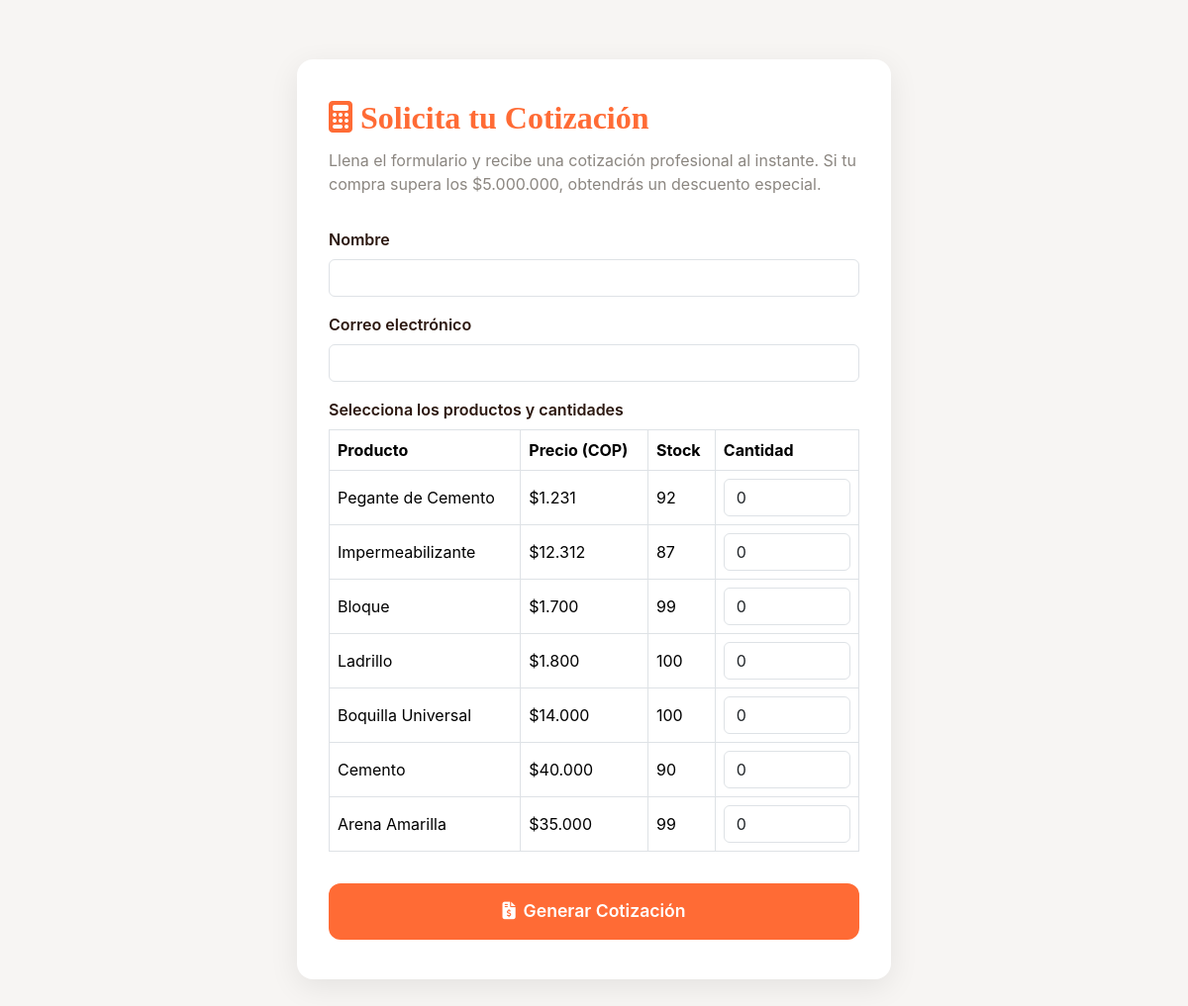
Before: /cotizar/ with the older database file.
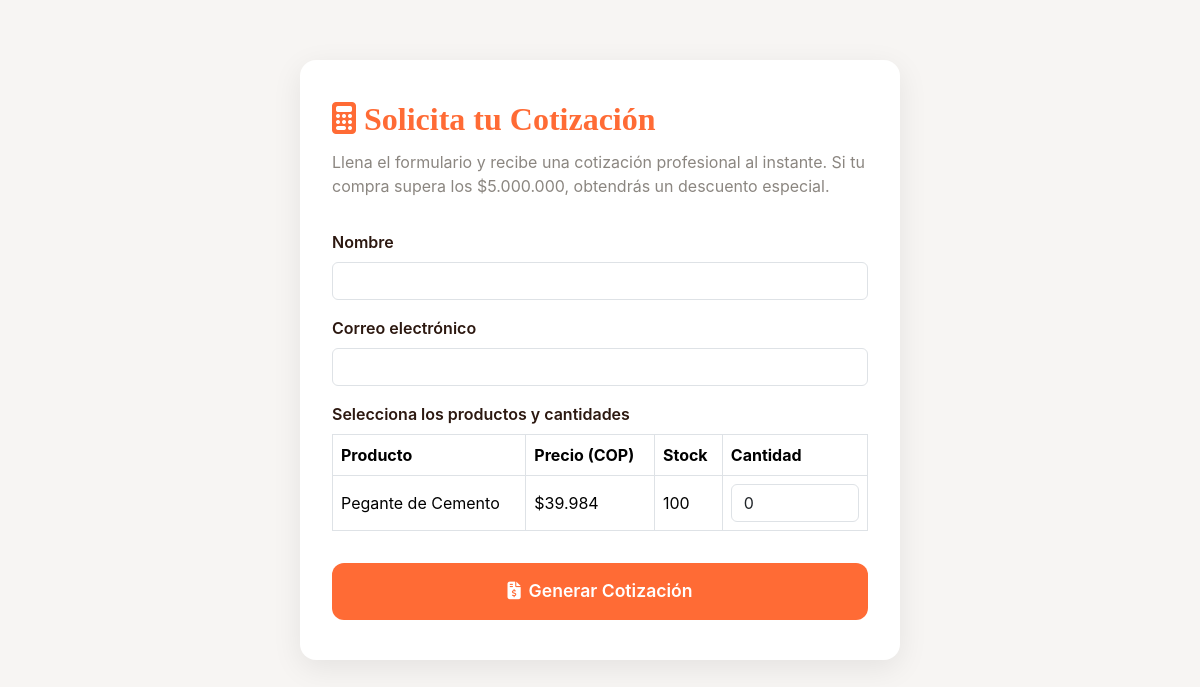
After: the same page with the newer database file.
### app/models/productos.py (models this page shows, shortened)
class Producto(db.Model):
    id = db.Column(db.Integer, primary_key=True)
    nombre = db.Column(db.String(100), nullable=False)
    descripcion = db.Column(db.String(255), nullable=False)
    categoria = db.Column(db.String(50), nullable=False)
    precio = db.Column(db.Float, nullable=False)
    imagen = db.Column(db.String(255))
    presentacion = db.Column(db.String(100))
    marca = db.Column(db.String(100))
    destacado = db.Column(db.Boolean, default=False)
    stock = db.Column(db.Integer, nullable=False, default=0)  # Nuevo campo para el stock

### app/routes/cotizar.py (the view, shortened to what this page needs)
@bp.route('/', methods=['GET', 'POST'])
def cotizar():
    from app.models.productos import Producto
    productos = Producto.query.filter(Producto.stock > 0).all()
    cotizacion = None
    return render_template('cotizar.html', cotizacion=session.get('cotizacion'), productos=productos)

### app/templates/cotizar.html (shortened to what this page needs)
<!DOCTYPE html>
<html lang="es">
<head>
    <link href="https://cdn.jsdelivr.net/npm/bootstrap@5.3.2/dist/css/bootstrap.min.css" rel="stylesheet">
    <link rel="stylesheet" href="https://cdnjs.cloudflare.com/ajax/libs/font-awesome/6.4.0/css/all.min.css">
</head>
<body>
    <div class="cotizar-container">
        <h1 class="cotizar-title"><i class="fas fa-calculator me-2"></i>Solicita tu Cotización</h1>
        <p class="cotizar-subtitle">Llena el formulario y recibe una cotización profesional al instante. Si tu compra supera los $5.000.000, obtendrás un descuento especial.</p>
        <form method="post">
            <div class="mb-3">
                <label for="nombre" class="form-label">Nombre</label>
                <input type="text" class="form-control" id="nombre" name="nombre" required>
            </div>
            <div class="mb-3">
                <label for="correo" class="form-label">Correo electrónico</label>
                <input type="email" class="form-control" id="correo" name="correo" required>
            </div>
            <div class="mb-3">
                <label class="form-label">Selecciona los productos y cantidades</label>
                <div class="table-responsive">
                    <table class="table table-bordered align-middle">
                        <thead>
                            <tr>
                                <th>Producto</th>
                                <th>Precio (COP)</th>
                                <th>Stock</th>
                                <th>Cantidad</th>
                            </tr>
                        </thead>
                        <tbody>
                        {% for producto in productos %}
                        <tr>
                            <td>{{ producto.nombre }}</td>
                            <td>${{ producto.precio|int|comma }}</td>
                            <td>{{ producto.stock }}</td>
                            <td>
                                <input type="number" min="0" max="{{ producto.stock }}" name="cantidad_{{ producto.id }}" class="form-control" value="0">
                            </td>
                        </tr>
                        {% endfor %}
                        </tbody>
                    </table>
                </div>
            </div>
            <button type="submit" class="btn btn-cotizar w-100"><i class="fas fa-file-invoice-dollar me-2"></i>Generar Cotización</button>
        </form>
    </div>
</body>
</html>

### app/templates/cotizar.html (style rules this page uses)
body { background: #f7f5f3; font-family: 'Inter', sans-serif; }
.cotizar-container { max-width: 600px; margin: 60px auto; background: #fff; border-radius: 16px; box-shadow: 0 8px 30px rgba(0,0,0,0.08); padding: 40px 32px; }
.cotizar-title { font-family: 'Playfair Display', serif; font-size: 2rem; font-weight: 700; color: #FF6B35; margin-bottom: 12px; }
.cotizar-subtitle { color: #8B8680; margin-bottom: 32px; }
.form-label { font-weight: 600; color: #2C1810; }
.btn-cotizar { background: #FF6B35; color: #fff; font-weight: 600; border-radius: 12px; padding: 14px 0; font-size: 1.1rem; }

Changed rows visible on the page:
removed Producto: nombre "Impermeabilizante", precio|comma "12.312", stock "87"
removed Producto: nombre "Bloque", precio|comma "1.700", stock "99"
removed Producto: nombre "Ladrillo", precio|comma "1.800", stock "100"
removed Producto: nombre "Boquilla Universal", precio|comma "14.000", stock "100"
removed Producto: nombre "Cemento", precio|comma "40.000", stock "90"
removed Producto: nombre "Arena Amarilla", precio|comma "35.000", stock "99"
changed Producto "Pegante de Cemento": precio|comma "1.231" → "39.984"; stock "92" → "100"
